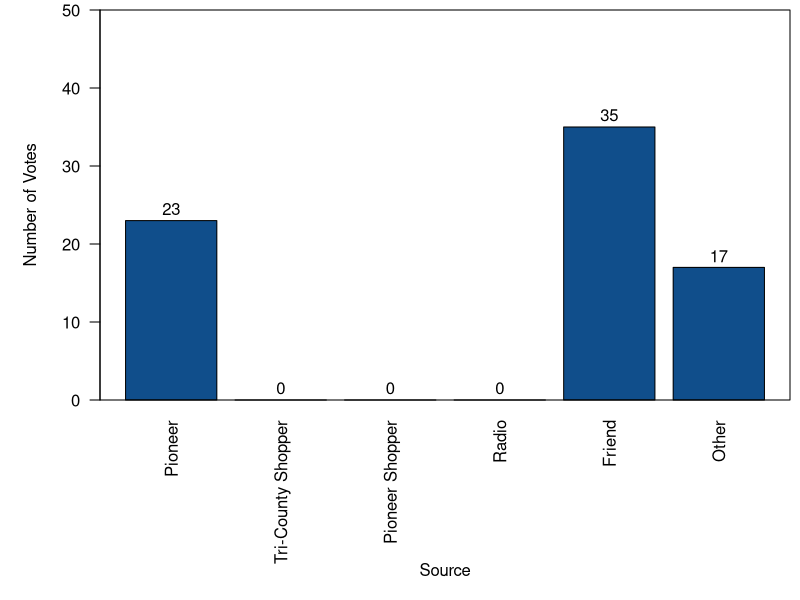
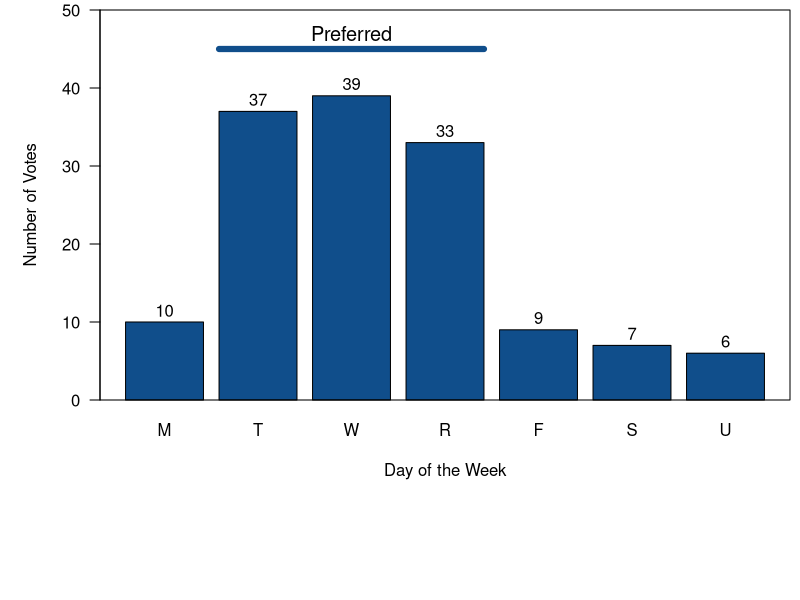
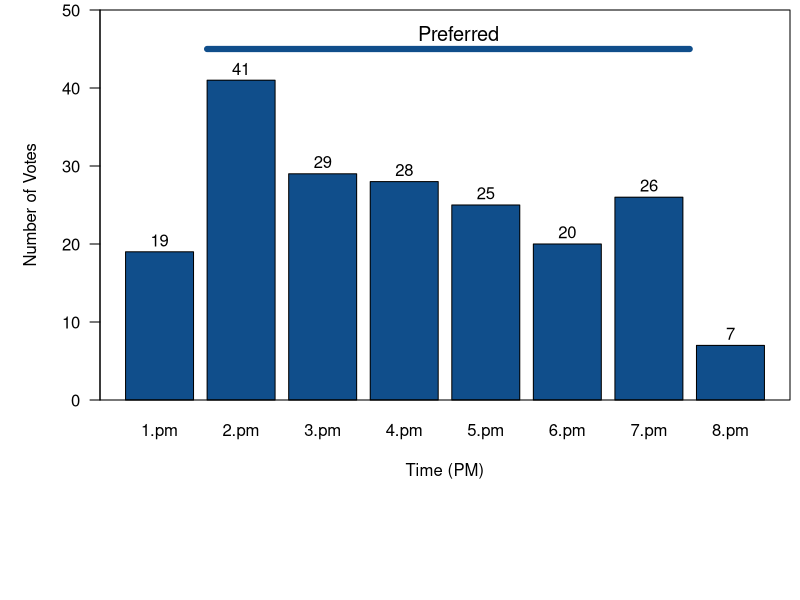

Generate these figures, in order, with R:
## ---- chunk 1
library(tidyverse)
library(readxl)
library(knitr)
knitr::opts_chunk$set(echo = TRUE)
theData <- read_xlsx("GFWC.xlsx", na="NA")
## ---- chunk 2
heard <- colSums(theData[,1:5])
heard[["Other"]] <- sum(!is.na(theData$Other))
heard <- as.vector(heard)
names(heard) <- c("Pioneer", "Tri-County Shopper", "Pioneer Shopper", "Radio", "Friend", "Other")
par(mar=c(10,5,.5,.5))
barplot(heard, las=2, ylim=c(0,50), ylab="Number of Votes", xlab="", col = "dodgerblue4")
mtext("Source", side=1, line=8)
text(x=c(0.7, 1.9, 3.1, 4.3, 5.5, 6.7),y=heard+1.5 , as.character(heard))
box()
## ---- chunk 3

theData[!is.na(theData$Other), 6]

## ---- chunk 4
days <- colSums(theData[,17:23])
barplot(days, las=1, ylab="Number of Votes", xlab="Day of the Week", col = "dodgerblue4", ylim = c(0,50))
text(x=c(0.7, 1.9, 3.1, 4.3, 5.5, 6.7, 7.9),y=days+1.5 , as.character(days))
segments(1.4,45,4.8,45, col="dodgerblue4", lwd=6)
text(x=3.1, y=47, "Preferred", cex=1.2)

box()
## ---- chunk 5
times <- colSums(theData[,9:16])
barplot(times, las=1, ylab="Number of Votes", xlab="Time (PM)", col = "dodgerblue4", ylim = c(0,50))
text(x=c(0.7, 1.9, 3.1, 4.3, 5.5, 6.7, 7.9, 9.1),y=times+1.5 , as.character(times))
segments(1.4,45,8.5,45, col="dodgerblue4", lwd=6)
text(x=5.1, y=47, "Preferred", cex=1.2)
box()
